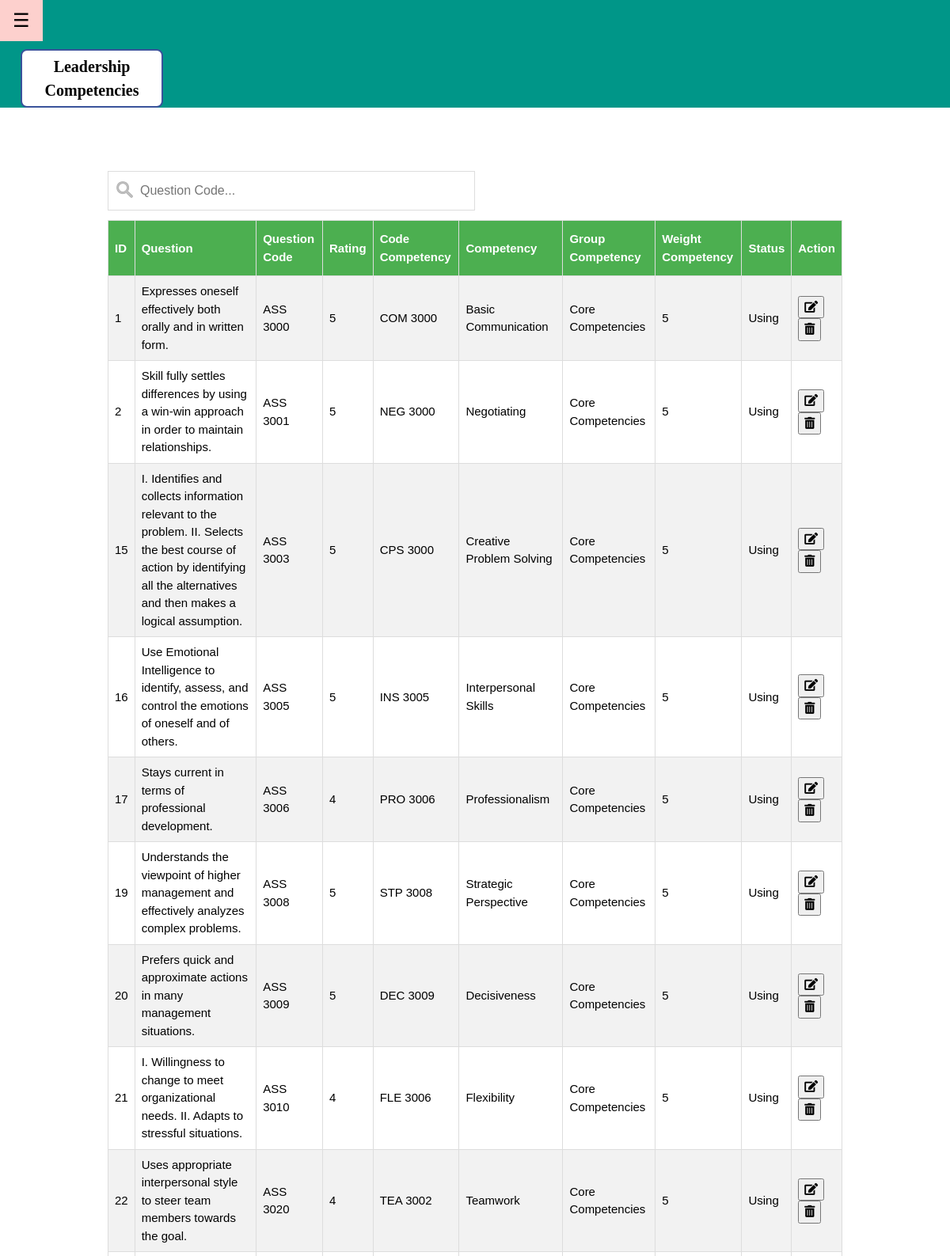
Page /Manage/Admin/AdminAssessmentlist.php (signed in, upper part) on the committed database.
### tables this page shows
CREATE TABLE `aquestion` (
  `ID` int(11) NOT NULL,
  `AQuestion` varchar(255) NOT NULL,
  `A_QCode` varchar(255) NOT NULL,
  `Rating` int(11) NOT NULL,
  `CodeACompetency` varchar(255) NOT NULL,
  `Status` varchar(255) NOT NULL DEFAULT 'Using'
);

CREATE TABLE `competency` (
  `ID` int(11) NOT NULL,
  `CodeCompetency` varchar(255) NOT NULL,
  `Competency` varchar(255) NOT NULL,
  `GroupCompetency` varchar(255) NOT NULL,
  `Weightcompetency` int(11) NOT NULL,
  `Status` varchar(255) NOT NULL DEFAULT 'Using'
);

### Manage/Admin/Adminprocesscompetency.php (called while the page is built, shortened)
<?php
function getAssessment(){
	$db = mysqli_connect('localhost', 'root', '', 'leadercompetency');
    $sql = "SELECT aquestion.ID,aquestion.AQuestion,aquestion.A_QCode,aquestion.Rating,aquestion.Status,competency.CodeCompetency,competency.Competency,competency.GroupCompetency,competency.Weightcompetency FROM aquestion JOIN competency ON aquestion.CodeACompetency=competency.CodeCompetency where competency.Status='Using' and aquestion.Status='Using' ";
    if($result = mysqli_query($db,$sql)){
    return $result;
    }
}
?>

### Manage/Admin/AdminAssessmentlist.php (the view, shortened to what this page needs)
<?php require_once ("Adminprocesscompetency.php");
?>
<!DOCTYPE html>
<html>
<link rel="stylesheet" href="Competency.css">
<link rel="stylesheet" href="https://use.fontawesome.com/releases/v5.8.2/css/all.css">
<body>
<div id="main">
<div class="w3-teal">
  <button id="openNav" class="w3-button w3-teal w3-xlarge" onclick="w3_open()">&#9776;</button>
  <div class="w3-container">
   <div class="tp-logo">Leadership
Competencies</div>
</div>
</div>
</div>
<div class="w3-content w3-responsive" style="max-width:80%;margin-top:80px;margin-bottom:80px">
<div class="w3-container">
   <input type="text" id="myInput" onkeyup="myFunction()" placeholder="Question Code...">
   <center><table id="competency">
  <tr>
                        <th>ID</th>
                        <th>Question</th>
                        <th>Question Code</th>
                        <th>Rating</th>
                        <th>Code Competency</th>
						<th>Competency</th>
						<th>Group Competency</th>
						<th>Weight Competency</th>
						<th>Status</th>
						<th>Action</th>
   </tr>
      <?php
                      $result = getAssessment();
                      if($result){
                           while ($row = mysqli_fetch_assoc($result)){ ?>
                        <tr>
                            <td><?php echo $row['ID']; ?></td>
                            <td><?php echo $row['AQuestion']; ?></td>
                            <td><?php echo $row['A_QCode']; ?></td>
                            <td><?php echo $row['Rating']; ?></td>
							<td><?php echo $row['CodeCompetency']; ?></td>
                            <td><?php echo $row['Competency']; ?></td>
                            <td><?php echo $row['GroupCompetency']; ?></td>
							<td><?php echo $row['Weightcompetency']; ?></td>
							<td><?php echo $row['Status']; ?></td>
							<td><?php echo "<form action='AdminCompetencyEditAss.php?id=$row[ID]' method='POST'><button type='submit' name='Edit' title='Edit'><i class='fas fa-edit btnedit'></i></button></form><form class='delete_button' action='Adminprocesscompetency.php?id=$row[ID]&Status=$row[Status]' method='POST'><button type='submit' title='Delete' name='DeleteAss'><i class='fas fa-trash-alt'></i></button></form>"; ?></td>
                       </tr>
                   <?php
                           }
                       }
                   ?>
   </table></center>
</div>
</div>
</body>
</html>

### Manage/Admin/Competency.css (style rules this page uses)
html { box-sizing:border-box }
*,*:before,*:after { box-sizing:inherit }
html { -ms-text-size-adjust:100%;-webkit-text-size-adjust:100% }
body { margin:0 }
button,input,select,textarea,optgroup { font:inherit;margin:0 }
button,input { overflow:visible }
button,select { text-transform:none }
button,[type=button],[type=reset],[type=submit] { -webkit-appearance:button }
html,body { font-family:Verdana,sans-serif;font-size:15px;line-height:1.5 }
html { overflow-x:hidden }
.w3-btn,.w3-button { border:none;display:inline-block;padding:8px 16px;vertical-align:middle;overflow:hidden;text-decoration:none;color:inherit;background-color:inherit;text-align:center;cursor:pointer;white-space:nowrap }
.w3-btn,.w3-button { -webkit-touch-callout:none;-webkit-user-select:none;-khtml-user-select:none;-moz-user-select:none;-ms-user-select:none;user-select:none }
.w3-content,.w3-auto { margin-left:auto;margin-right:auto }
.w3-content { max-width:980px }
.w3-main,#main { transition:margin-left .4s }
.w3-teal,.w3-hover-teal:hover { color:#fff!important;background-color:#009688!important }
.w3-xlarge { font-size:24px!important }
.w3-container,.w3-panel { padding:0.01em 16px }
.w3-container:after,.w3-container:before,.w3-panel:after,.w3-panel:before,.w3-row:after,.w3-row:before,.w3-row-padding:after,.w3-row-padding:before,.w3-cell-row:before,.w3-cell-row:after,.w3-clear:after,.w3-clear:before,.w3-bar:before,.w3-bar:after { content:"";display:table;clear:both }
.w3-responsive { display:block;overflow-x:auto }
.tp-logo { font-size:20px; font-weight:bold; color:Black; font-family:comic sans ms; border:2px solid #3A539B; background:white; width:180px; text-align:center; border-radius:8px; padding:5px; margin:10px 0 0 10px; float:left; }
#competency { font-family: Arial, Helvetica, sans-serif; border-collapse: collapse; width: 100%; position:center; }
#competency td, #competency th { border: 1px solid #ddd; padding: 8px; }
#competency tr:nth-child(even) { background-color: #f2f2f2; }
#competency th { padding-top: 12px; padding-bottom: 12px; text-align: left; background-color: #4CAF50; color: white; }
#myInput { background-image: url('imagesuploadadmin/search.png'); background-position: 10px 12px; background-repeat: no-repeat; width:50%; font-size: 16px; padding: 12px 20px 12px 40px; border: 1px solid #ddd; margin-bottom: 12px; }

### rows in the picture
aquestion: ID "1", AQuestion "Expresses oneself effectively both orally and in written form.", A_QCode "ASS 3000", Rating "5", CodeACompetency.CodeCompetency "COM 3000", CodeACompetency.Competency "Basic Communication", CodeACompetency.GroupCompetency "Core Competencies", CodeACompetency.Weightcompetency "5", Status "Using"
aquestion: ID "2", AQuestion "Skill fully settles differences by using a win-win approach in order to maintain relationships.", A_QCode "ASS 3001", Rating "5", CodeACompetency.CodeCompetency "NEG 3000", CodeACompetency.Competency "Negotiating", CodeACompetency.GroupCompetency "Core Competencies", CodeACompetency.Weightcompetency "5", Status "Using"
aquestion: ID "15", AQuestion "I. Identifies and collects information relevant to the problem. II. Selects the best course of action by identifying all the alternatives and then makes a logical assumption.", A_QCode "ASS 3003", Rating "5", CodeACompetency.CodeCompetency "CPS 3000", CodeACompetency.Competency "Creative Problem Solving", CodeACompetency.GroupCompetency "Core Competencies", CodeACompetency.Weightcompetency "5", Status "Using"
aquestion: ID "16", AQuestion "Use Emotional Intelligence to identify, assess, and control the emotions of oneself and of others.", A_QCode "ASS 3005", Rating "5", CodeACompetency.CodeCompetency "INS 3005", CodeACompetency.Competency "Interpersonal Skills", CodeACompetency.GroupCompetency "Core Competencies", CodeACompetency.Weightcompetency "5", Status "Using"
aquestion: ID "17", AQuestion "Stays current in terms of professional development.", A_QCode "ASS 3006", Rating "4", CodeACompetency.CodeCompetency "PRO 3006", CodeACompetency.Competency "Professionalism", CodeACompetency.GroupCompetency "Core Competencies", CodeACompetency.Weightcompetency "5", Status "Using"
aquestion: ID "19", AQuestion "Understands the viewpoint of higher management and effectively analyzes complex problems.", A_QCode "ASS 3008", Rating "5", CodeACompetency.CodeCompetency "STP 3008", CodeACompetency.Competency "Strategic Perspective", CodeACompetency.GroupCompetency "Core Competencies", CodeACompetency.Weightcompetency "5", Status "Using"
aquestion: ID "20", AQuestion "Prefers quick and approximate actions in many management situations.", A_QCode "ASS 3009", Rating "5", CodeACompetency.CodeCompetency "DEC 3009", CodeACompetency.Competency "Decisiveness", CodeACompetency.GroupCompetency "Core Competencies", CodeACompetency.Weightcompetency "5", Status "Using"
aquestion: ID "21", AQuestion "I. Willingness to change to meet organizational needs. II. Adapts to stressful situations.", A_QCode "ASS 3010", Rating "4", CodeACompetency.CodeCompetency "FLE 3006", CodeACompetency.Competency "Flexibility", CodeACompetency.GroupCompetency "Core Competencies", CodeACompetency.Weightcompetency "5", Status "Using"
aquestion: ID "22", AQuestion "Uses appropriate interpersonal style to steer team members towards the goal.", A_QCode "ASS 3020", Rating "4", CodeACompetency.CodeCompetency "TEA 3002", CodeACompetency.Competency "Teamwork", CodeACompetency.GroupCompetency "Core Competencies", CodeACompetency.Weightcompetency "5", Status "Using"
